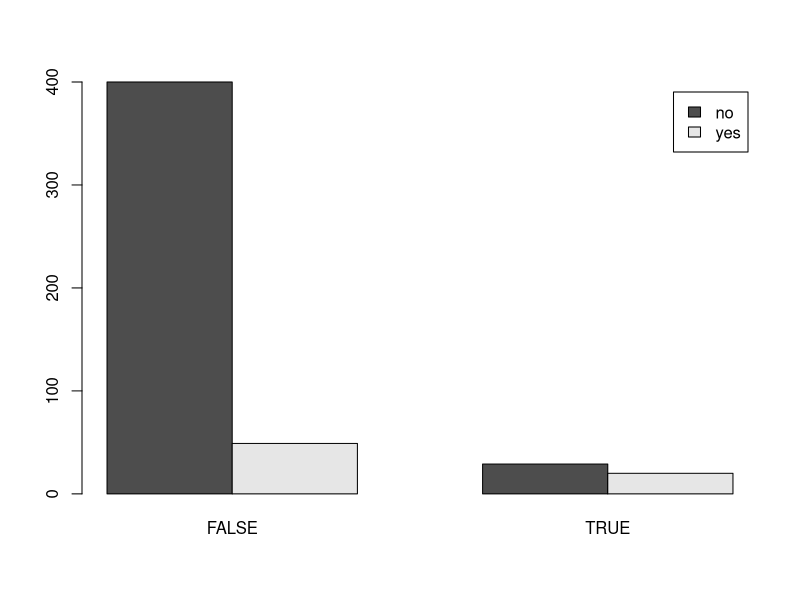
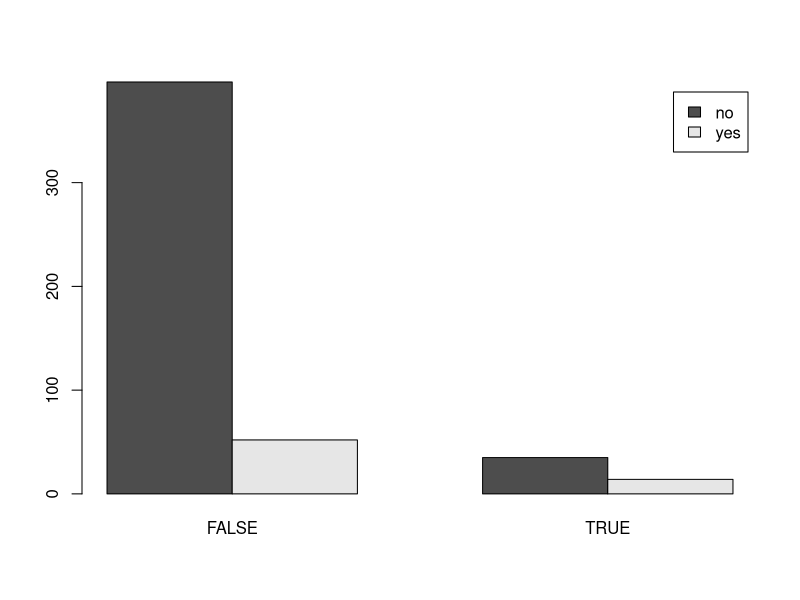
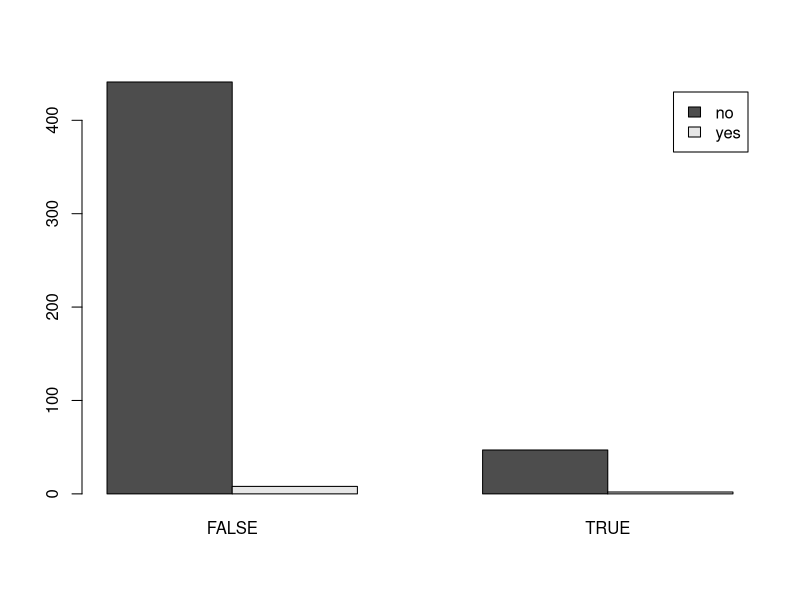
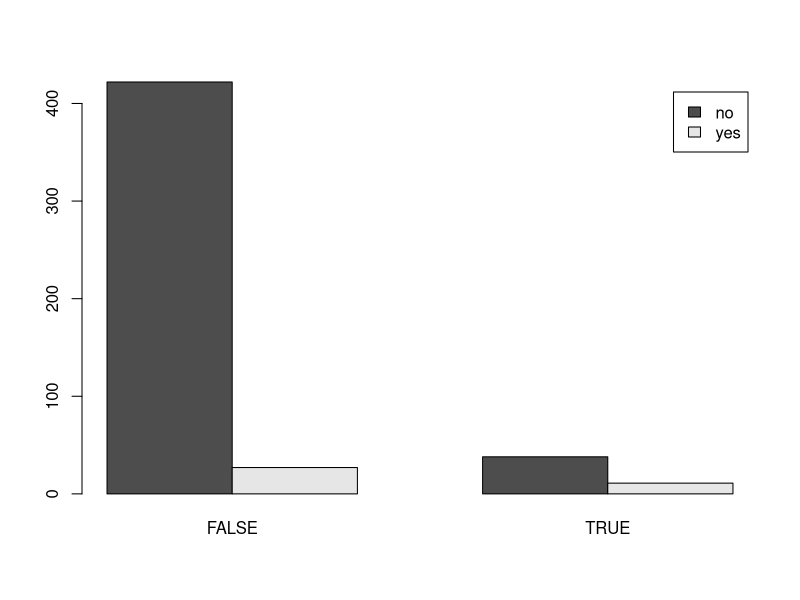
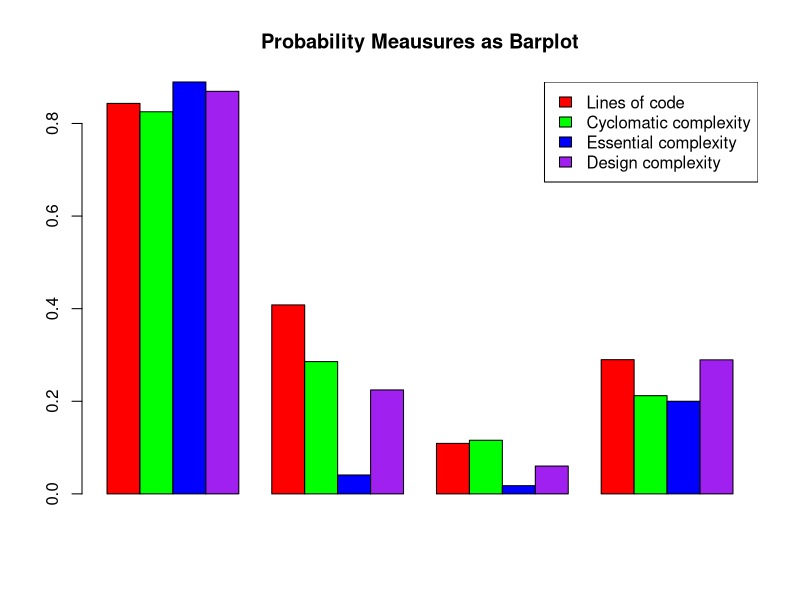

Generate these figures, in order, with R:
## ---- chunk 1
knitr::opts_chunk$set(echo = TRUE)
## ---- chunk 2
# create a matrix to print as table
data = matrix(c("a", "b", "c", "d"), ncol= 2, byrow = TRUE)
colnames(data) = c("No", "Yes")
rownames(data) = c("False", "True")
data = as.table(data)
title = "COLUMNS: Has Defects (No/Yes) ROWS: Algorithm Predict Defects (False/True)"
title
data
## ---- chunk 3
# function to calculate accuracy 
acc=function(a,b,c,d)
{
  (a+d)/(a+b+c+d)
}
## ---- chunk 4
# function to calculate detection rate
detect=function(b,d)
{
  (d)/(b+d)
}
## ---- chunk 5
# function to calculate false alarm rate
falarm=function(a,c)
{
  (c)/(a+c)
}
## ---- chunk 6
# function to calculate precision
prec=function(c,d)
{
  (d)/(c+d)
}
## ---- chunk 7
# load SWDEFECTS and create a table with predict.loc.50
swd=read.csv("SWDEFECTS.csv")
head(swd)
tab=with(swd, table(predict.loc.50,defect))
barplot(tab, beside=TRUE, leg=TRUE)
tab2=addmargins(tab)
tab2
## ---- chunk 8
# create a table with predict.vg.10
tab=with(swd, table(predict.vg.10,defect))
barplot(tab, beside=TRUE, leg=TRUE)
tab2=addmargins(tab)
tab2
## ---- chunk 9
# Create a table with predict.evg.14.5
tab=with(swd, table(predict.evg.14.5,defect))
barplot(tab, beside=TRUE, leg=TRUE)
tab2=addmargins(tab)
tab2
## ---- chunk 10
# load SWDEFECTS and create a table with predict.ivg.9.2
tab=with(swd, table(predict.ivg.9.2,defect))
barplot(tab, beside=TRUE, leg=TRUE)
tab2=addmargins(tab)
tab2
## ---- chunk 11
# perform computations and create one data frame
tab=with(swd, table(predict.loc.50,defect))
linesOfCodeAcc= acc(tab[1,"FALSE"],tab[1,"TRUE"],tab[2,"FALSE"],tab[2,"TRUE"])
linesOfCodeDetect = detect(tab[1,"TRUE"],tab[2,"TRUE"])
linesOfCodeFalarm = falarm(tab[1,"FALSE"],tab[2,"FALSE"])
linesOfCodePrec = prec(tab[2, "FALSE"], tab[2, "TRUE"])

tab=with(swd, table(predict.vg.10,defect))
cyclomaticAcc= acc(tab[1,"FALSE"],tab[1,"TRUE"],tab[2,"FALSE"],tab[2,"TRUE"])
cyclomaticDetect = detect(tab[1,"TRUE"],tab[2,"TRUE"])
cyclomaticFalarm = falarm(tab[1,"FALSE"],tab[2,"FALSE"])
cyclomaticPrec = prec(tab[2, "FALSE"], tab[2, "TRUE"])

tab=with(swd, table(predict.evg.14.5,defect))
essentialAcc= acc(tab[1,"FALSE"],tab[1,"TRUE"],tab[2,"FALSE"],tab[2,"TRUE"])
essentialDetect = detect(tab[1,"TRUE"],tab[2,"TRUE"])
essentialFalarm = falarm(tab[1,"FALSE"],tab[2,"FALSE"])
essentialPrec = prec(tab[2, "FALSE"], tab[2, "TRUE"])

tab=with(swd, table(predict.ivg.9.2,defect))
designAcc= acc(tab[1,"FALSE"],tab[1,"TRUE"],tab[2,"FALSE"],tab[2,"TRUE"])
designDetect = detect(tab[1,"TRUE"],tab[2,"TRUE"])
designFalarm = falarm(tab[1,"FALSE"],tab[2,"FALSE"])
designPrec = prec(tab[2, "FALSE"], tab[2, "TRUE"])

data = matrix(c(linesOfCodeAcc,linesOfCodeDetect,linesOfCodeFalarm,linesOfCodePrec,
                cyclomaticAcc,cyclomaticDetect,cyclomaticFalarm,cyclomaticPrec,
                essentialAcc,essentialDetect,essentialFalarm,essentialPrec,
                designAcc,designDetect,designFalarm,designPrec), byrow = TRUE, ncol = 4)
colnames(data) = c("Accuracy", "Detection Rate", "False Alarm Rate", "Precision")
rownames(data) = c("Lines of code", "Cylomatic complexity", "Essential Complexity", "Design Complexity")
tab3 = as.table(data)
tab3
## ---- chunk 12
# create matrix and use it with function mybar()
data = matrix(c(linesOfCodeAcc,linesOfCodeDetect,linesOfCodeFalarm,linesOfCodePrec,
                cyclomaticAcc,cyclomaticDetect,cyclomaticFalarm,cyclomaticPrec,
                essentialAcc,essentialDetect,essentialFalarm,essentialPrec,
                designAcc,designDetect,designFalarm,designPrec), byrow = TRUE, ncol = 4)

#mybar takes a table and accuracy digit to make a barplot and list rounded to accuracy
mybar=function(tab, acc)
{
  barplot(round(tab,acc), main = "Probability Meausures as Barplot", 
          col = c("red","green","blue","purple"), 
          beside = TRUE)        
  legend("topright", c("Lines of code","Cyclomatic complexity", "Essential complexity",
                       "Design complexity"), fill = c("red","green","blue","purple"))
  
  list(round(tab, acc))
}
mybar(data,4)

